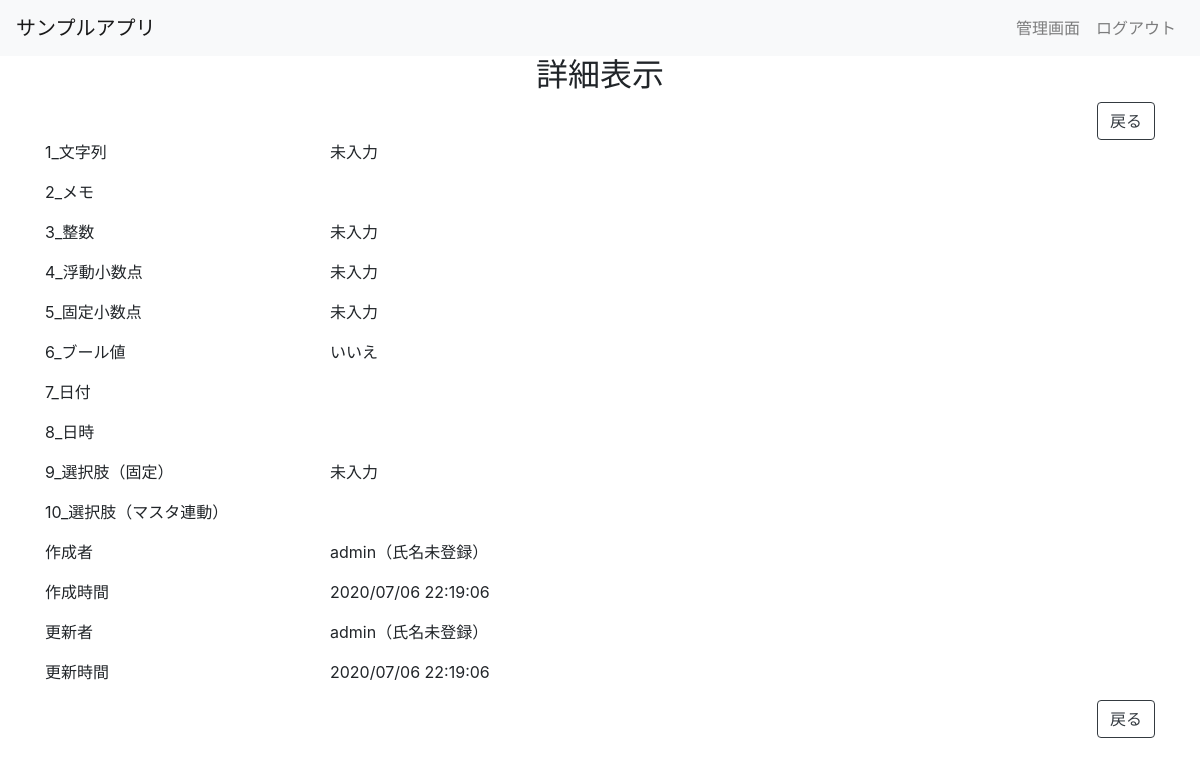
Page /detail/1/ (signed in) on the committed database.
### app/models.py (models this page shows, shortened)
class Item(models.Model):
    sample_1 = models.CharField(
        verbose_name='サンプル項目1 文字列',
        max_length=20,
        blank=True,
        null=True,
    )
    sample_2 = models.TextField(
        verbose_name='サンプル項目2 メモ',
        blank=True,
        null=True,
    )
    sample_3 = models.IntegerField(
        verbose_name='サンプル項目3 整数',
        blank=True,
        null=True,
    )
    sample_4 = models.FloatField(
        verbose_name='サンプル項目4 浮動小数点',
        blank=True,
        null=True,
    )
    sample_5 = models.DecimalField(
        verbose_name='サンプル項目5 固定小数点',
        max_digits=5,
        decimal_places=2,
        blank=True,
        null=True,
    )
    sample_6 = models.BooleanField(
        verbose_name='サンプル項目6 ブール値',
    )
    sample_7 = models.DateField(
        verbose_name='サンプル項目7 日付',
        blank=True,
        null=True,
    )
    sample_8 = models.DateTimeField(
        verbose_name='サンプル項目8 日時',
        blank=True,
        null=True,
    )
    sample_9_choice = (
        (1, '選択１'),
        (2, '選択２'),
        (3, '選択３'),
    )
    sample_9 = models.IntegerField(
        verbose_name='サンプル項目9_選択肢（固定）',
        choices=sample_9_choice,
        blank=True,
        null=True,
    )
    sample_10 = models.ForeignKey(
        User,
        verbose_name='サンプル項目10_選択肢（マスタ連動）',
        blank=True,
        null=True,
        related_name='sample_10',
        on_delete=models.SET_NULL,
    )
    created_by = models.ForeignKey(
        User,
        verbose_name='作成者',
        blank=True,
        null=True,
        related_name='CreatedBy',
        on_delete=models.SET_NULL,
        editable=False,
    )
    created_at = models.DateTimeField(
        verbose_name='作成時間',
        blank=True,
        null=True,
        editable=False,
    )
    updated_by = models.ForeignKey(
        User,
        verbose_name='更新者',
        blank=True,
        null=True,
        related_name='UpdatedBy',
        on_delete=models.SET_NULL,
        editable=False,
    )
    updated_at = models.DateTimeField(
        verbose_name='更新時間',
        blank=True,
        null=True,
        editable=False,
    )
    class Meta:
        verbose_name = 'サンプル'
        verbose_name_plural = 'サンプル'

### users/models.py (models this page shows, shortened)
class User(AbstractUser):
    full_name = models.CharField(
        verbose_name='氏名',
        max_length=100,
        blank=True
    )
    is_staff = models.BooleanField(
        _('staff status'),
        default=True,
    )
    def get_full_name(self):
        if self.full_name:
            return self.full_name
        else:
            return self.username + '（氏名未登録）'

### app/views.py (the view)
# urls.py: path('detail/<int:pk>/', ItemDetailView.as_view(), name='detail'),
class ItemDetailView(LoginRequiredMixin, DetailView):
    model = Item
    def get_context_data(self, **kwargs):
        return super().get_context_data(**kwargs)

### app/templates/app/item_detail.html
{% extends "./_base.html" %}
{% block content %}
    <div class="container">
        <h2 class="text-center">詳細表示</h2>
        <div class="row">
            <div class="col-12">
                <a class="btn btn-outline-dark float-right" href="{% url 'index' %}">戻る</a>
            </div>
        </div>
        {% include "./item_detail_contents.html" %}
        <div class="row">
            <div class="col-12">
                <a class="btn btn-outline-dark float-right" href="{% url 'index' %}">戻る</a>
            </div>
        </div>
    </div>
{% endblock %}

### app/templates/app/item_detail_contents.html (shortened to what this page needs)
<div class="row">
    <div class="col-5 col-sm-3">
        <p>1_文字列</p>
    </div>
    <div class="col-7 col-sm-9">
        <p>{{  item.sample_1|default_if_none:"未入力"  }}</p>
    </div>
</div>
<div class="row">
    <div class="col-5 col-sm-3">
        <p>2_メモ</p>
    </div>
    <div class="col-7 col-sm-9">
    </div>
</div>
<div class="row">
    <div class="col-5 col-sm-3">
        <p>3_整数</p>
    </div>
    <div class="col-7 col-sm-9">
        <p>{{  item.sample_3|default_if_none:"未入力" }}</p>
    </div>
</div>
<div class="row">
    <div class="col-5 col-sm-3">
        <p>4_浮動小数点</p>
    </div>
    <div class="col-7 col-sm-9">
        <p>{{  item.sample_4|default_if_none:"未入力" }}</p>
    </div>
</div>
<div class="row">
    <div class="col-5 col-sm-3">
        <p>5_固定小数点</p>
    </div>
    <div class="col-7 col-sm-9">
        <p>{{  item.sample_5|default_if_none:"未入力" }}</p>
    </div>
</div>
<div class="row">
    <div class="col-5 col-sm-3">
        <p>6_ブール値</p>
    </div>
    <div class="col-7 col-sm-9">
        <p>{{ item.sample_6|yesno:"はい,いいえ" }}</p>
    </div>
</div>
<div class="row">
    <div class="col-5 col-sm-3">
        <p>7_日付</p>
    </div>
    <div class="col-7 col-sm-9">
    </div>
</div>
<div class="row">
    <div class="col-5 col-sm-3">
        <p>8_日時</p>
    </div>
    <div class="col-7 col-sm-9">
    </div>
</div>
<div class="row">
    <div class="col-5 col-sm-3">
        <p>9_選択肢（固定）</p>
    </div>
    <div class="col-7 col-sm-9">
        <p>{{ item.get_sample_9_display|default_if_none:"未入力" }}</p>
    </div>
</div>
<div class="row">
    <div class="col-5 col-sm-3">
        <p>10_選択肢（マスタ連動）</p>
    </div>
    <div class="col-7 col-sm-9">
    </div>
</div>
<div class="row">
    <div class="col-5 col-sm-3">
        <p>作成者</p>
    </div>
    <div class="col-7 col-sm-9">
        <p>{{ item.created_by.get_full_name }}</p>
    </div>
</div>
<div class="row">
    <div class="col-5 col-sm-3">
        <p>作成時間</p>
    </div>
    <div class="col-7 col-sm-9">
        <p>{{ item.created_at|date:"Y/m/d G:i:s" }}</p>
    </div>
</div>
<div class="row">
    <div class="col-5 col-sm-3">
        <p>更新者</p>
    </div>
    <div class="col-7 col-sm-9">
        <p>{{ item.updated_by.get_full_name }}</p>
    </div>
</div>
<div class="row">
    <div class="col-5 col-sm-3">
        <p>更新時間</p>
    </div>
    <div class="col-7 col-sm-9">
        <p>{{ item.updated_at|date:"Y/m/d G:i:s" }}</p>
    </div>
</div>

### rows in the picture
Item: sample_1 "未入力", sample_3 "未入力", sample_4 "未入力", sample_5 "未入力", sample_6 "いいえ", sample_9 "未入力", created_by.get_full_name "admin（氏名未登録）", created_at "2020/07/06 22:19:06", updated_by.get_full_name "admin（氏名未登録）", updated_at "2020/07/06 22:19:06"
